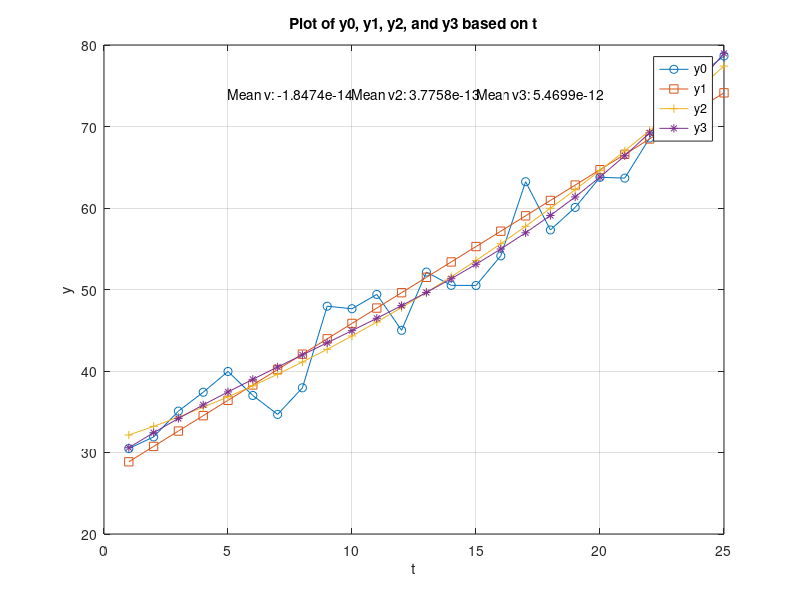

The MATLAB script that drew this image:
% Practice 1: Least Square interpolation and Gram Schmidt matrix
% orthogonalize 
t = [1,2,3,4,5,6,7,8,9,10,11,12,13,14,15,16,17,18,19,20,21,22,23,24,25]';
y0 = [30.4833360027761, 31.9139548258792, 35.0769860573871, 37.3950695229859, ...
      39.9445580803979, 36.9973881232153, 34.6728070449349, 37.93716765258, ...
      47.9497510285442, 47.6384003466922, 49.3976169260511, 44.9932619723902, ...
      52.1392146785302, 50.5095285440181, 50.49573755734, 54.1266939043491, ...
      63.2258909252702, 57.306798540023, 60.0700648208676, 63.7663273700701, ...
      63.6679189134027, 68.5825859319869, 74.1297989258579, 76.3047227897367, ...
      78.6487592765861]';

% Least square solution 1
A = [ones(length(t), 1), t];
N = A'*A
Ninverse = inv(N)
x = Ninverse*A'*y0
y1 = A*x
v = y0 - y1

% Least square solution 2
A2 = [ones(length(t), 1), t, t.^2];
N = A2'*A2
Ninverse = inv(N)
x2 = Ninverse*A2'*y0
y2 = A2*x2
v2 = y0 - y2

% Least square solution 3
A3 = [ones(length(t), 1), t, t.^2, t.^3];
N = A3'*A3
Ninverse = inv(N)
x3 = Ninverse*A3'*y0
y3 = A3*x3
v3 = y0 - y3

%Comparing the error average
mean_v = mean(v);
mean_v2 = mean(v2);
mean_v3 = mean(v3);

% Plot y0 and y1 against t
plot(t, y0, '-o', 'DisplayName', 'y0'); % Plot y0 with markers
hold on; % Keep the plot for adding y1
plot(t, y1, '-s', 'DisplayName', 'y1'); % Plot y1 with different markers
hold on; % Keep the plot for adding y1
plot(t, y2, '-+', 'DisplayName', 'y2'); % Plot y2 with different markers
hold on; % Keep the plot for adding y1
plot(t, y3, '-*', 'DisplayName', 'y3'); % Plot y3 with different markers
hold off;

% Add labels and legend
xlabel('t');
ylabel('y');
title('Plot of y0, y1, y2, and y3 based on t');
legend show; % Display the legend
grid on;     % Optional: Add grid for better readability

% Get the y-axis limits to place the text dynamically
ylimits = ylim;

% Adding mean values dynamically, placing them at 90% of the y-axis range
text(5, ylimits(1) + 0.9*(ylimits(2)-ylimits(1)), ['Mean v: ', num2str(mean_v)], 'FontSize', 10);
text(10, ylimits(1) + 0.9*(ylimits(2)-ylimits(1)), ['Mean v2: ', num2str(mean_v2)], 'FontSize', 10);
text(15, ylimits(1) + 0.9*(ylimits(2)-ylimits(1)), ['Mean v3: ', num2str(mean_v3)], 'FontSize', 10);



